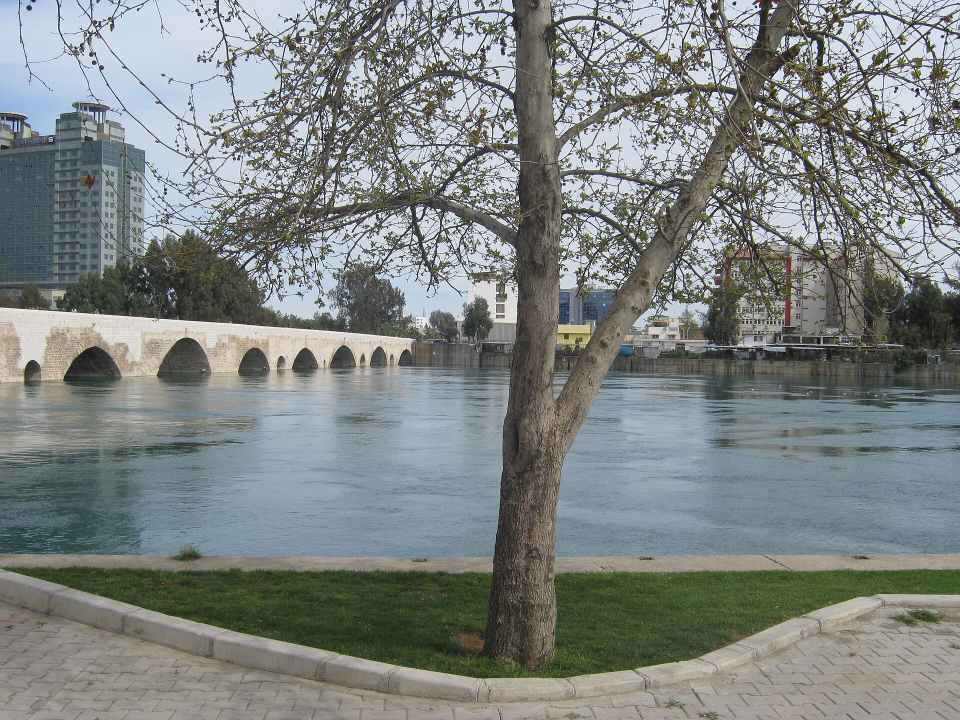
#> input picture il-gorsel-secilen/buyuk/adana-taskopru-seyhan-nehri.jpg, 1920 x 1440 px (shown at 1/2 size)
$ python -i donustur.py   (imports and definitions only)
#> lines starting #> are read from the running program, lines starting #| are printed output that depends on the picture
#> further down, picture is the input picture: PIL image 1920x1440 RGB; mean R, G, B 126, 131.7, 130.2
"""
Seçilen il fotoğraflarını sitede kullanılacak biçime çevirir ve manifest.json'u yazar.
  python3 donustur.py <il-gorsel-secilen klasörü> <meta.json> <apps/api/il-kapaklari>
- 3:2 oranına ortadan kırpılır; 1440x960 ve 800x533 WebP, üst veri (EXIF, konum) silinir.
- Atıf: fotoğrafçı, lisans, lisans adresi ve Commons sayfası (lisans şartı).
- Var olan manifest.json korunur; aynı sayfa (slug) için gelen kayıt eskisinin yerine geçer (il + ilçe aynı dosyada).
"""
import json, re, sys
from pathlib import Path
from PIL import Image

src, meta_path, out = Path(sys.argv[1]), Path(sys.argv[2]), Path(sys.argv[3])
# [1 line not run here, left out]
# [1 line that did not run here, left out]

# Commons'taki ham yazar alanı bazen e-posta, "User:" öneki ya da uzun not içerir; sitede görünecek ad
AUTHOR_FIX = {
    'adana-taskopru-seyhan-nehri': 'sevimaltnbag (Panoramio)',
    'nevsehir-kapadokya-uchisar-kalesi': 'Wolfgang Moroder',
}

def author(m):
    if m['name'] in AUTHOR_FIX:
        return AUTHOR_FIX[m['name']]
    a = re.sub(r'^User:', '', m['artist']).strip()
    # Commons imza artıkları: "(mesaj)" bağlantısı, © işareti, kesilmiş "…" kısmı
    a = re.sub(r'\s*\((mesaj|talk|tartışma)\)$', '', a)
    a = re.sub(r'\s*\([^)]*…$', '', a).replace('©', '').strip()
    if not a or '@' in a or len(a) > 60:
        a = m['uploader']
    return a

def license_label(lic):
    return 'Kamu malı' if lic.lower() == 'public domain' else lic

# Kenarında çerçeve olan fotoğraflar: kırpmadan önce kenarlardan bu oranda içeri girilir
INSET = {'kayseri-burunguz-camii-erciyes-dagi': 0.03, 'kocaeli-derince-60-evler-sahili': 0.06}
# Alt kenarında tarih damgası ya da yazı olan fotoğraflar: kırpma üstten yapılır
TOP = {'antalya-akseki-toros-daglari', 'istanbul-atasehir-gokdelenler-silueti'}
# Alttan ayrıca kesilecek oran (tarih damgası kırpmadan sonra da kalıyorsa)
BOTTOM = {'antalya-akseki-toros-daglari': 0.2, 'istanbul-atasehir-gokdelenler-silueti': 0.08}

def crop_3_2(im, inset=0.0, top=False):
#> called with inset = 0, top = False
    if inset:
        w, h = im.size; dx, dy = round(w * inset), round(h * inset)
        im = im.crop((dx, dy, w - dx, h - dy))
    w, h = im.size
#> w = 1920; h = 1440
    if w / h > 1.5:
        nw = round(h * 1.5); left = (w - nw) // 2
        return im.crop((left, 0, left + nw, h))
    nh = round(w / 1.5); y = 0 if top else (h - nh) // 2
#> after `nh = round(w / 1.5)`: nh = 1280
#> after `y = 0 if top else (h - nh) // 2`: y = 80
    return im.crop((0, y, w, y + nh))
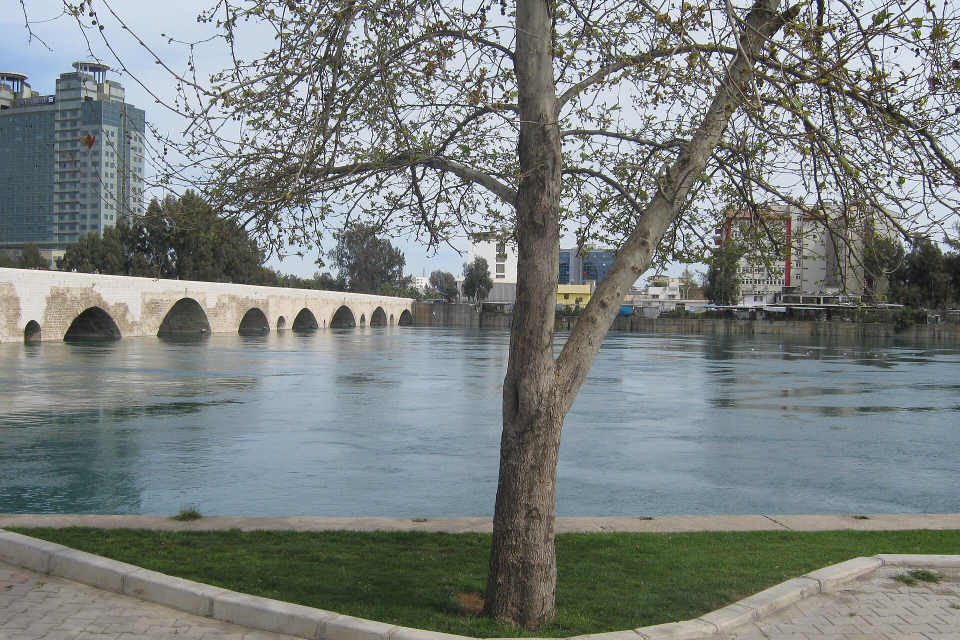
#> returned value: PIL image 1920x1280 RGB (shown at 1/2 size); mean R, G, B 122.3, 128.6, 126.9

old = out / 'manifest.json'
manifest = json.loads(old.read_text(encoding='utf-8')) if old.exists() else []
# [1 line that did not run here, left out]
manifest = [e for e in manifest if e['slug'] not in new_slugs]
# [17 lines not run here, left out]

>>> from PIL import Image
>>> picture = Image.open('../../il-gorsel-secilen/buyuk/adana-taskopru-seyhan-nehri.jpg')
>>> result = crop_3_2(picture)

$ run again, on il-gorsel-secilen/buyuk/ardahan-cildir-golu.jpg
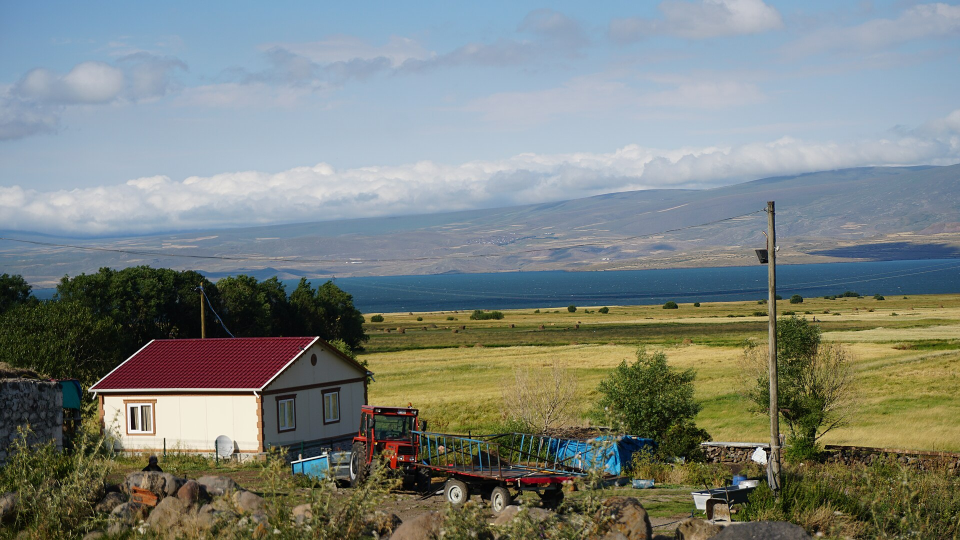
#> input picture il-gorsel-secilen/buyuk/ardahan-cildir-golu.jpg, 1920 x 1080 px (shown at 1/2 size)
#> picture is the input picture: PIL image 1920x1080 RGB; mean R, G, B 122.9, 129.9, 125.1
#> in crop_3_2, `return im.crop((left, 0, left + nw, h))`:
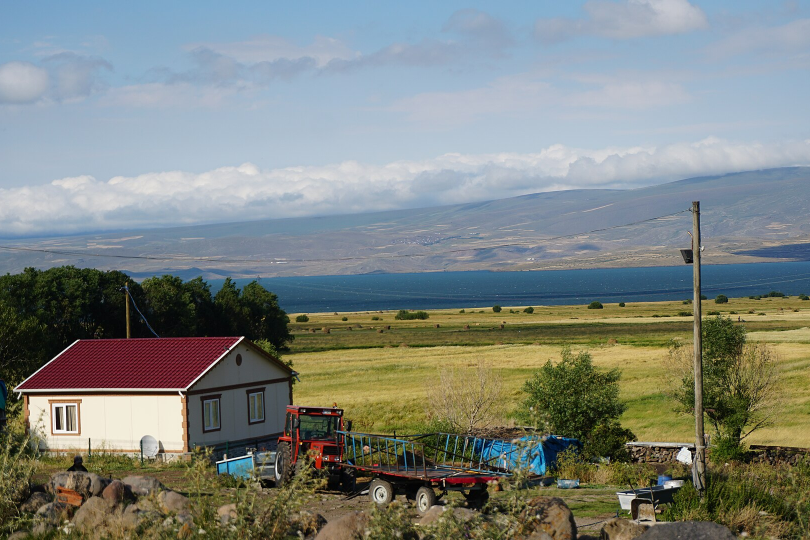
#> returned value: PIL image 1620x1080 RGB (shown at 1/2 size); mean R, G, B 125.3, 131.7, 127.1

$ run again, on il-gorsel-secilen/buyuk/bartin-amasra-limani.jpg
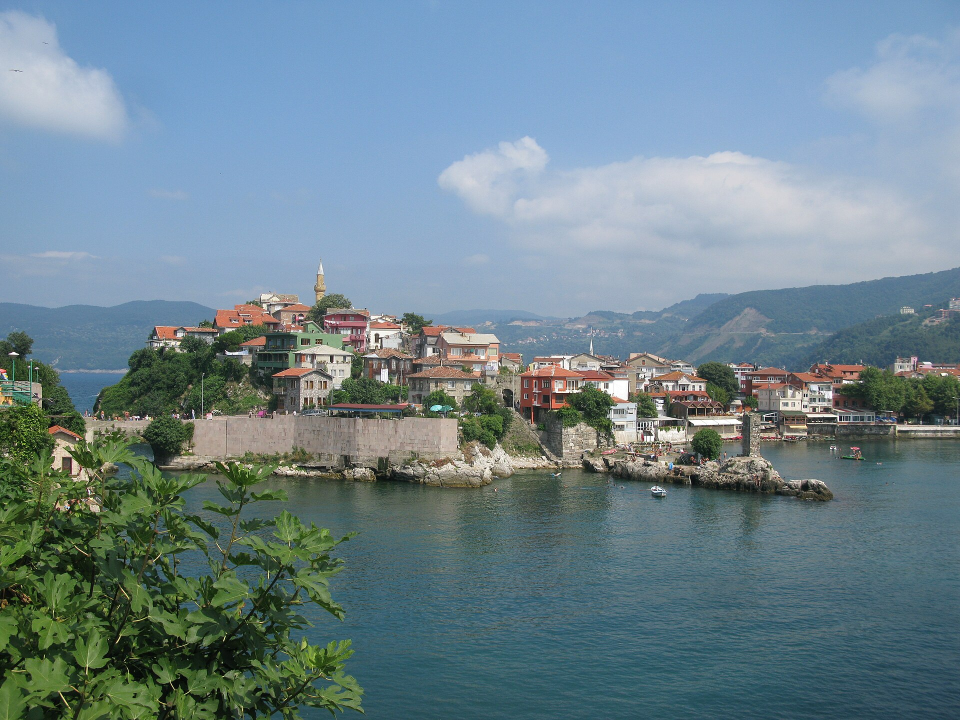
#> input picture il-gorsel-secilen/buyuk/bartin-amasra-limani.jpg, 1920 x 1440 px (shown at 1/2 size)
#> picture is the input picture: PIL image 1920x1440 RGB; mean R, G, B 109.8, 132, 140.9
#> in crop_3_2, `return im.crop((0, y, w, y + nh))`:
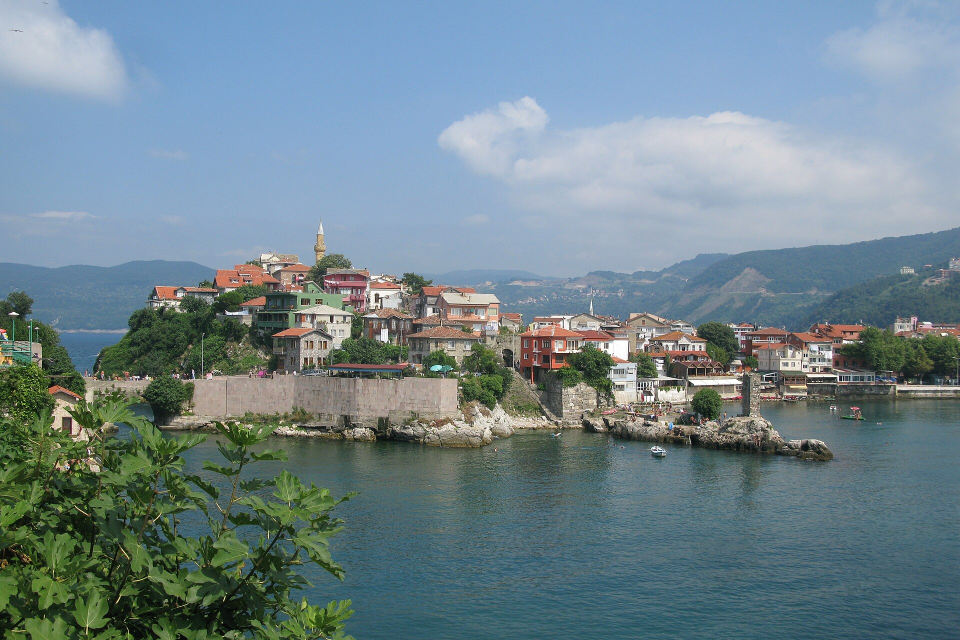
#> returned value: PIL image 1920x1280 RGB (shown at 1/2 size); mean R, G, B 112.7, 133.2, 141.1
